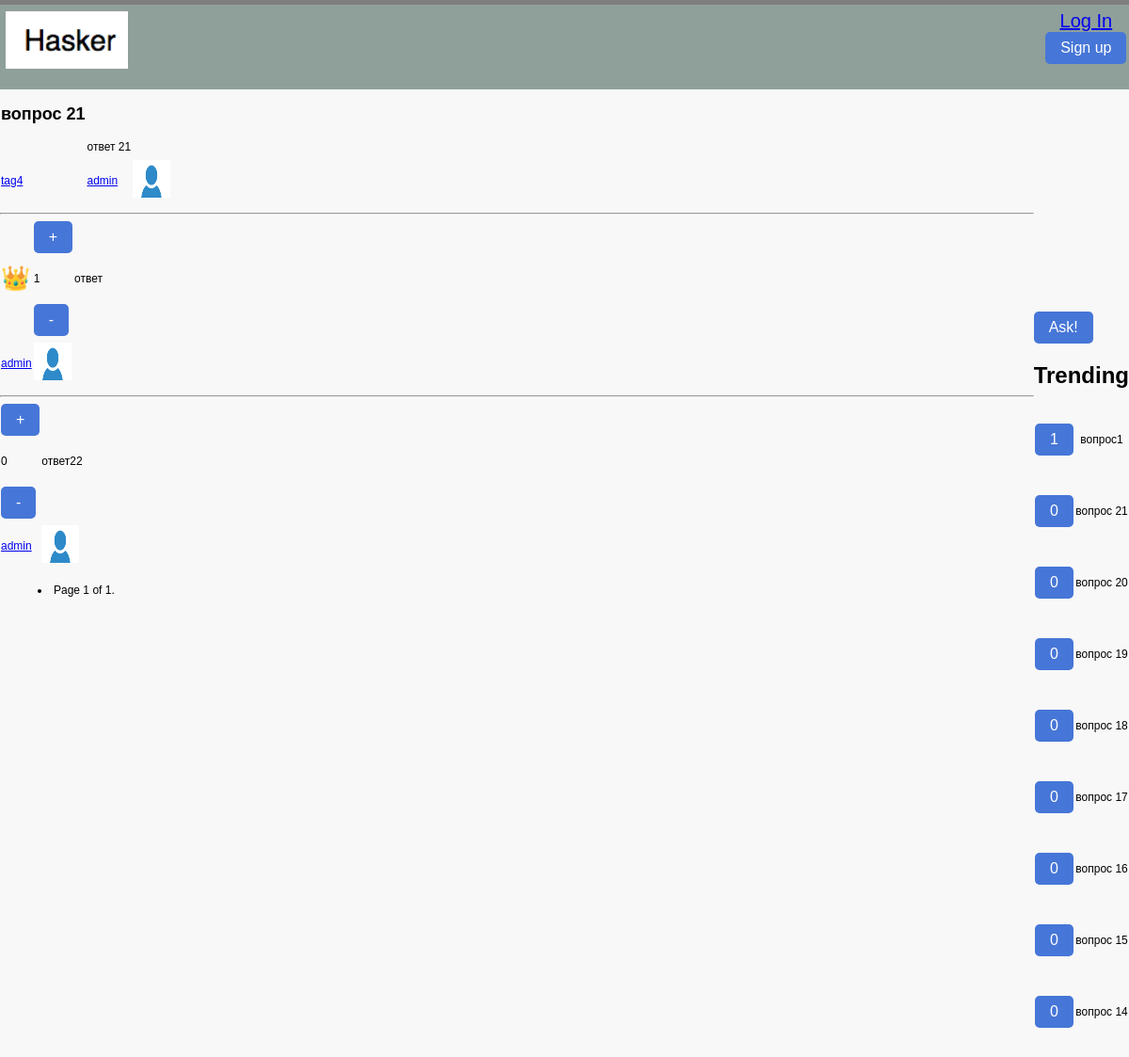
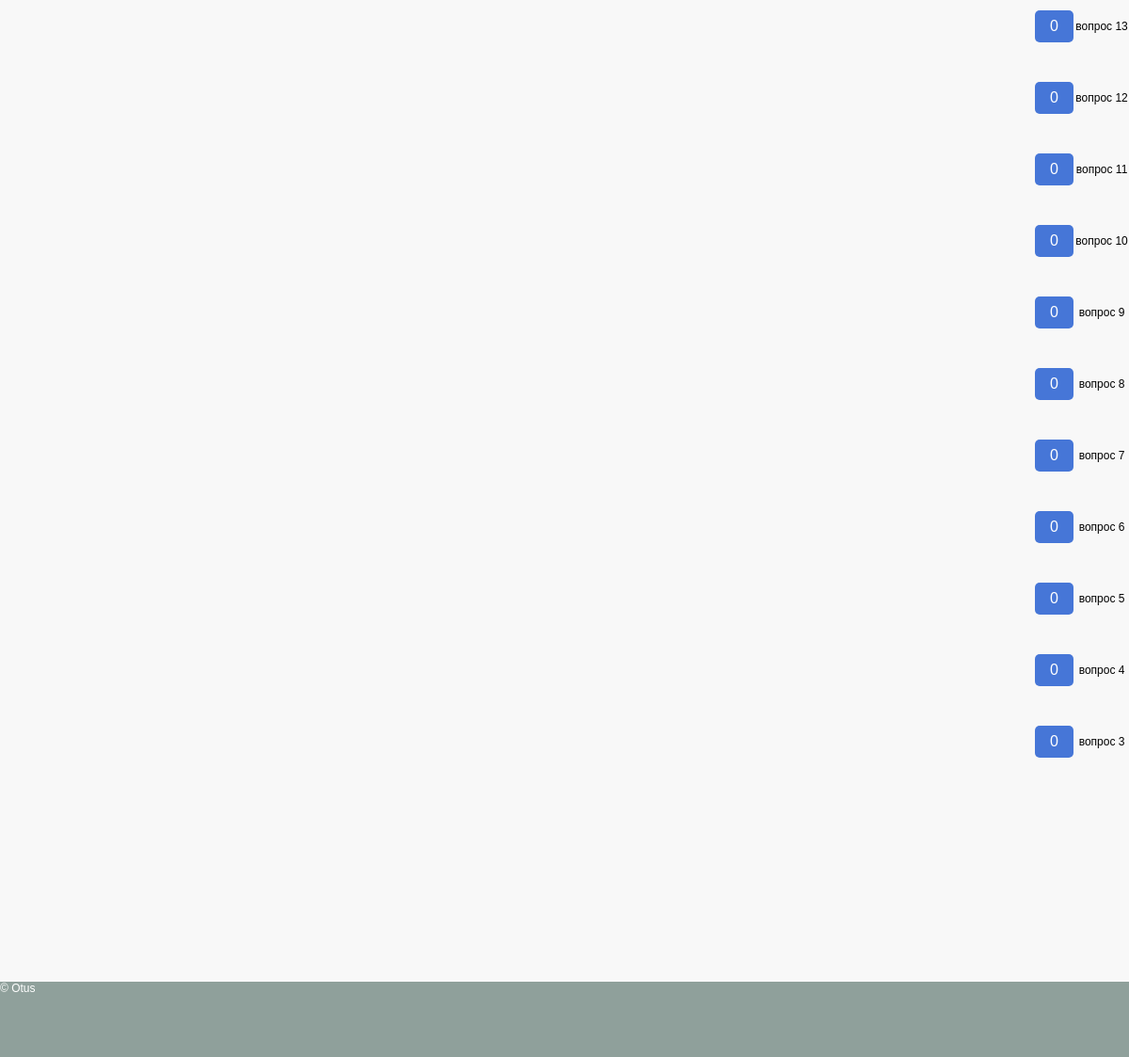
The page /blog/question_list/21/ on the database its author committed (2 pictures, top to bottom).
### blog/models.py (models this page shows, shortened)
class Question(models.Model):
    title = models.CharField(max_length=255)
    content = models.TextField(max_length=10000)
    date = models.DateTimeField(auto_now_add=True, blank=True)
    author = models.ForeignKey(CustomUser, on_delete=models.CASCADE)
    tag = models.ForeignKey(Tag, on_delete=models.PROTECT)
    tag2 = models.ForeignKey(Tag, on_delete=models.PROTECT, related_name='tag2', blank=True, null=True)
    tag3 = models.ForeignKey(Tag, on_delete=models.PROTECT, related_name='tag3', blank=True, null=True)
    rating = models.IntegerField(default=0)

class Tag(models.Model):
    tag = models.CharField(max_length=255)
    def __str__(self):
        return self.tag

class Answer(models.Model):
    content = models.TextField(max_length=10000)
    date = models.DateTimeField(auto_now_add=True, blank=True)
    author = models.ForeignKey(CustomUser, on_delete=models.CASCADE)
    right = models.BooleanField(default=0)
    question_pk = models.IntegerField()
    rating = models.IntegerField(default=0)

### users/models.py (models this page shows)
class CustomUser(AbstractUser):
    email = models.EmailField(unique=True)
    profile_pic = models.ImageField(null=True, blank=True, upload_to="images/profile/",
                                    default='images/deafult-profile-image.png')

### blog/views.py (the view)
# urls.py: path(r'question_list/<int:pk>/', question_with_answers_view, name='question'),
def question_with_answers_view(request, pk, page=1):
    question = Question.objects.get(pk=pk)
    answers = Answer.objects.filter(question_pk=pk).order_by('-rating', '-date')
    paginator = Paginator(answers, 10)
    context = {'question': question, 'answers': answers, 'paginator': paginator.page(page)}
    if request.method == 'POST':
        form = AskForm(request.POST)
        if form.is_valid():
            answer = Answer(content=form.cleaned_data['content'], author=request.user, question_pk=pk)
            answer.save()
    else:
        form = AskForm()
    context['form'] = form
    questions_trends = Question.objects.order_by('-rating', '-date')[:20]
    context['questions_trends'] = questions_trends
    return render(request, 'question.html', context=context)

### templates/question.html (shortened to what this page needs)
{% extends 'base.html' %}
{% block content %}
<table>
        <tr>
            <td class="table_column">
                <a id="logo" href="/"><img src="/media/images/logo.png" alt="Whitesquare logo"></a>
            </td>
            <td class="table_column">
            </td>
        </tr>
</table>
{% endblock %}
{% block user %}
<table>
    <tr>
        <td class="table_column">
                {% if user.is_authenticated %}
                    {% if user.profile_pic %}
                        <img src="{{ user.profile_pic.url }}" height=35 width=35>
                    {% endif %}
                  <div class="login"><a href="{% url 'logout' %}"><img src="/media/images/logout.png" alt="Whitesquare logo"></a>  <a href="{% url 'user' pk=user.pk %}">Your page </a></div>
                {% else %}
                  <div class="login"><a id="logout" href="{% url 'login' %}">Log In</a> <button onclick="window.location.href = '{% url 'signup' %}';">Sign up</button></div>
                {% endif %}
        </td>
    </tr>
</table>
{% endblock %}
{% block content_center %}
    <table>
        <tr>
            <td>
                <h2 class="question">{{ question.title }}</h2>
            </td>
        </tr>
        <tr>
            <td>
            </td>
            <td>
                <div>{{ question.content }}</div>
            </td>
        </tr>
        <tr>
            <td>
                <p><a href="{% url 'home' tag=question.tag %}">{{ question.tag }}</a></p>
            </td>
            <td>
                <p><a href="{% url 'user' pk=question.author.pk %}">{{ question.author }}</a></p>
            </td>
            <td>
                <img src="{{ question.author.profile_pic.url }}" height=40 width=40>
            </td>
        </tr>
    </table>
    {% for a in paginator.object_list %}
    <table>
            <tr>
                {% if a.right %}
                    <td>
                        <p class="right_answer">👑</p>
                    </td>
                {% endif %}
                <td>
                    <form action="vote_for_answer/{{ a.pk }}" method="post">
                        <button class="button" type="submit" > + </button>
                    </form>
                    <p>{{ a.rating }}</p>
                    <form action="vote_for_answer/{{ a.pk }}" method="post">
                        <button class="button" type="submit" > - </button>
                    </form>
                </td>
                <td>
                    <p>{{ a.content }}</p>
                </td>
            </tr>
            <tr>
                <td>
                    <p><a href="{% url 'user' pk=a.author.pk %}">{{ a.author }}</a></p>
                </td>
                <td>
                    <img src="{{ a.author.profile_pic.url }}" height=40 width=40>
                </td>
            </tr>
        <hr>
    </table>
    {% endfor %}
    <ul class="pagination">
                        <li class="pagination">
                            <span>Page {{ paginator.number }} of {{ paginator.paginator.num_pages }}.</span>
                        </li>
    </ul>
<table>
    {% for q in  questions_trends  %}
    <tr>
        <td class="table_question_data">
        </td>
    </tr>
        <tr> <td class="table_question_data">
        </td>
    </tr>
  {% endfor %}
  </table>
{% endblock %}
{% block sidebar %}
{% if request.user.is_authenticated %}
    <p><button onclick="window.location.href = '{% url 'question_new' %}';">Ask!</button></p>
{% else %}
    <p><button onclick="window.location.href = '{% url 'login' %}';">Ask!</button></p>
{% endif %}
<h1> Trending </h1>
<table class="table_questions">
  {% for q in  questions_trends  %}
    <tr>
        <td class="table_question_data">
            <p><button onclick="window.location.href = '{% url 'question' pk=q.id %}';">{{ q.rating }}</button></p>
        </td>
        <td class="table_question_data">
            <p>{{ q.title }}</p>
        </td>
    </tr>
  {% endfor %}
</table>
{% endblock %}

### media/css/styles.css (style rules this page uses)
body { font: 12px Tahoma, sans-serif; background-color: #f8f8f8; border-top: 5px solid #7e7e7e; margin: 0; }
button { appearance: none; border: 0; border-radius: 5px; background: #4676D7; color: #fff; padding: 8px 16px; font-size: 16px; }
p { margin: 20px 0; }
#logo { float: left; max-width: 10vh; height: auto; }
#logout { width: 30px; height: auto; }
table { border-collapse: collapse; }
.table_column { width: 30vh; float: center; }
.table_questions { display: block; overflow-x: auto; white-space: nowrap; border-collapse: collapse; border: 0px solid grey; }
.table_question_data { border: 0px solid black; width: 20vh; text-align: center; }
.question { text-align: center; }
.login { float: right; }
li { list-style-position:inside; }
.pagination { width: 80%; }
.right_answer { font-size: 25px; }

### rows shown on the page
Question: title "вопрос 21", content "ответ 21", tag "tag4", author "admin", author.profile_pic (picture), rating "0"
Answer: rating "1", content "ответ", author "admin", author.profile_pic (picture)
Answer: rating "0", content "ответ22", author "admin", author.profile_pic (picture)
Question: rating "1", title "вопрос1"
Question: rating "0", title "вопрос 20"
Question: rating "0", title "вопрос 19"
Question: rating "0", title "вопрос 18"
Question: rating "0", title "вопрос 17"
Question: rating "0", title "вопрос 16"
Question: rating "0", title "вопрос 15"
Question: rating "0", title "вопрос 14"
Question: rating "0", title "вопрос 13"
Question: rating "0", title "вопрос 12"
Question: rating "0", title "вопрос 11"
Question: rating "0", title "вопрос 10"
Question: rating "0", title "вопрос 9"
Question: rating "0", title "вопрос 8"
Question: rating "0", title "вопрос 7"
Question: rating "0", title "вопрос 6"
Question: rating "0", title "вопрос 5"
Question: rating "0", title "вопрос 4"
Question: rating "0", title "вопрос 3"

### other values the page prints
{{ paginator.number }} "1"
{{ paginator.paginator.num_pages }} "1"
